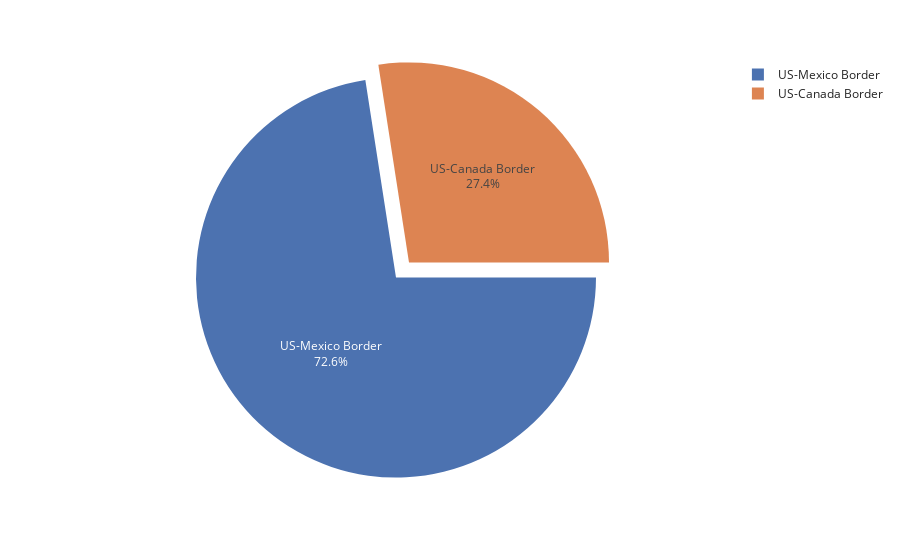

This figure's notebook cell:
### Code cell
#f,ax = plt.subplots(figsize=(15,6))
#ax = sns.countplot(df.Border, palette="muted")
#ax.set_title('Border listing')
#plt.show()

gbb =  df.groupby("Border")[["Value"]].sum().reset_index()
gbb
fig = px.pie(gbb,
             values="Value",
             names="Border",
             template="seaborn")
fig.update_traces(rotation=90, pull=0.05, textinfo="percent+label")
fig.show()

### Figure 1 — Plotly figure (JSON) as saved in the notebook; plotly's stock layout.template omitted (floating-point values rounded to 4 significant figures)
{"data": [{"domain": {"x": [0, 1], "y": [0, 1]}, "hovertemplate": "Border=%{label}<br>Value=%{value}<extra></extra>", "labels": ["US-Canada Border", "US-Mexico Border"], "legendgroup": "", "name": "", "pull": 0.05, "rotation": 90, "showlegend": true, "textinfo": "percent+label", "type": "pie", "values": [2776127401, 7337300710]}], "layout": {"legend": {"tracegroupgap": 0}, "margin": {"t": 60}}}
